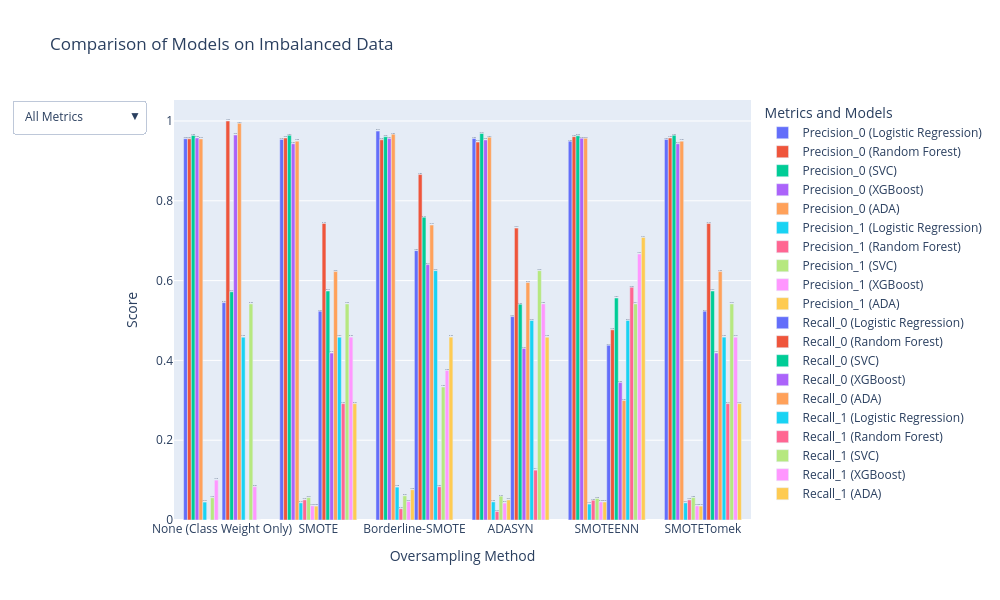

Here is the notebook cell this chart was saved with:
### Markdown cell above
### With PCA decomposition BEFORE SMOTE

### Code cell
results =     [('Logistic Regression', results_log),
              ('Random Forest', results_rfc),
              ('SVC', results_svc),
              ('XGBoost', results_xgb),
              ('ADA', results_ada)]
plot_comparison_results(results)

### Figure 1 — Plotly figure (JSON) as saved in the notebook; plotly's stock layout.template omitted (floating-point values rounded to 4 significant figures)
{"data": [{"name": "Precision_0 (Logistic Regression)", "text": ["0.96", "0.95", "0.97", "0.96", "0.95", "0.95"], "textposition": "auto", "type": "bar", "x": ["None (Class Weight Only)", "SMOTE", "Borderline-SMOTE", "ADASYN", "SMOTEENN", "SMOTETomek"], "y": [0.9556, 0.9539, 0.9747, 0.9562, 0.9494, 0.9539]}, {"name": "Precision_0 (Random Forest)", "text": ["0.96", "0.96", "0.95", "0.95", "0.96", "0.96"], "textposition": "auto", "type": "bar", "x": ["None (Class Weight Only)", "SMOTE", "Borderline-SMOTE", "ADASYN", "SMOTEENN", "SMOTETomek"], "y": [0.9554, 0.9574, 0.9529, 0.9471, 0.9608, 0.9574]}, {"name": "Precision_0 (SVC)", "text": ["0.96", "0.96", "0.96", "0.97", "0.96", "0.96"], "textposition": "auto", "type": "bar", "x": ["None (Class Weight Only)", "SMOTE", "Borderline-SMOTE", "ADASYN", "SMOTEENN", "SMOTETomek"], "y": [0.9639, 0.9641, 0.9606, 0.9686, 0.963, 0.9641]}, {"name": "Precision_0 (XGBoost)", "text": ["0.96", "0.94", "0.96", "0.95", "0.96", "0.94"], "textposition": "auto", "type": "bar", "x": ["None (Class Weight Only)", "SMOTE", "Borderline-SMOTE", "ADASYN", "SMOTEENN", "SMOTETomek"], "y": [0.9575, 0.943, 0.9564, 0.9526, 0.9568, 0.943]}, {"name": "Precision_0 (ADA)", "text": ["0.96", "0.95", "0.97", "0.96", "0.96", "0.95"], "textposition": "auto", "type": "bar", "x": ["None (Class Weight Only)", "SMOTE", "Borderline-SMOTE", "ADASYN", "SMOTEENN", "SMOTETomek"], "y": [0.9551, 0.9496, 0.9669, 0.9592, 0.9565, 0.9496]}, {"name": "Precision_1 (Logistic Regression)", "text": ["0.04", "0.04", "0.08", "0.05", "0.04", "0.04"], "textposition": "auto", "type": "bar", "x": ["None (Class Weight Only)", "SMOTE", "Borderline-SMOTE", "ADASYN", "SMOTEENN", "SMOTETomek"], "y": [0.0449, 0.04297, 0.08242, 0.04545, 0.03987, 0.04297]}, {"name": "Precision_1 (Random Forest)", "text": ["0.00", "0.05", "0.03", "0.02", "0.05", "0.05"], "textposition": "auto", "type": "bar", "x": ["None (Class Weight Only)", "SMOTE", "Borderline-SMOTE", "ADASYN", "SMOTEENN", "SMOTETomek"], "y": [0, 0.05036, 0.02817, 0.02128, 0.04947, 0.05036]}, {"name": "Precision_1 (SVC)", "text": ["0.06", "0.06", "0.06", "0.06", "0.05", "0.06"], "textposition": "auto", "type": "bar", "x": ["None (Class Weight Only)", "SMOTE", "Borderline-SMOTE", "ADASYN", "SMOTEENN", "SMOTETomek"], "y": [0.05579, 0.05603, 0.06061, 0.05976, 0.05394, 0.05603]}, {"name": "Precision_1 (XGBoost)", "text": ["0.10", "0.04", "0.05", "0.04", "0.05", "0.04"], "textposition": "auto", "type": "bar", "x": ["None (Class Weight Only)", "SMOTE", "Borderline-SMOTE", "ADASYN", "SMOTEENN", "SMOTETomek"], "y": [0.1, 0.03548, 0.04639, 0.04248, 0.04533, 0.03548]}, {"name": "Precision_1 (ADA)", "text": ["0.00", "0.03", "0.08", "0.05", "0.05", "0.03"], "textposition": "auto", "type": "bar", "x": ["None (Class Weight Only)", "SMOTE", "Borderline-SMOTE", "ADASYN", "SMOTEENN", "SMOTETomek"], "y": [0, 0.03483, 0.07586, 0.05023, 0.04509, 0.03483]}, {"name": "Recall_0 (Logistic Regression)", "text": ["0.54", "0.52", "0.68", "0.51", "0.44", "0.52"], "textposition": "auto", "type": "bar", "x": ["None (Class Weight Only)", "SMOTE", "Borderline-SMOTE", "ADASYN", "SMOTEENN", "SMOTETomek"], "y": [0.5447, 0.5233, 0.6751, 0.5097, 0.4377, 0.5233]}, {"name": "Recall_0 (Random Forest)", "text": ["1.00", "0.74", "0.87", "0.73", "0.48", "0.74"], "textposition": "auto", "type": "bar", "x": ["None (Class Weight Only)", "SMOTE", "Borderline-SMOTE", "ADASYN", "SMOTEENN", "SMOTETomek"], "y": [1, 0.7432, 0.8658, 0.7315, 0.4767, 0.7432]}, {"name": "Recall_0 (SVC)", "text": ["0.57", "0.57", "0.76", "0.54", "0.56", "0.57"], "textposition": "auto", "type": "bar", "x": ["None (Class Weight Only)", "SMOTE", "Borderline-SMOTE", "ADASYN", "SMOTEENN", "SMOTETomek"], "y": [0.572, 0.5739, 0.7588, 0.5409, 0.5564, 0.5739]}, {"name": "Recall_0 (XGBoost)", "text": ["0.96", "0.42", "0.64", "0.43", "0.34", "0.42"], "textposition": "auto", "type": "bar", "x": ["None (Class Weight Only)", "SMOTE", "Borderline-SMOTE", "ADASYN", "SMOTEENN", "SMOTETomek"], "y": [0.965, 0.4183, 0.6401, 0.43, 0.3444, 0.4183]}, {"name": "Recall_0 (ADA)", "text": ["0.99", "0.62", "0.74", "0.60", "0.30", "0.62"], "textposition": "auto", "type": "bar", "x": ["None (Class Weight Only)", "SMOTE", "Borderline-SMOTE", "ADASYN", "SMOTEENN", "SMOTETomek"], "y": [0.9942, 0.6226, 0.7393, 0.5953, 0.2996, 0.6226]}, {"name": "Recall_1 (Logistic Regression)", "text": ["0.46", "0.46", "0.62", "0.50", "0.50", "0.46"], "textposition": "auto", "type": "bar", "x": ["None (Class Weight Only)", "SMOTE", "Borderline-SMOTE", "ADASYN", "SMOTEENN", "SMOTETomek"], "y": [0.4583, 0.4583, 0.625, 0.5, 0.5, 0.4583]}, {"name": "Recall_1 (Random Forest)", "text": ["0.00", "0.29", "0.08", "0.12", "0.58", "0.29"], "textposition": "auto", "type": "bar", "x": ["None (Class Weight Only)", "SMOTE", "Borderline-SMOTE", "ADASYN", "SMOTEENN", "SMOTETomek"], "y": [0, 0.2917, 0.08333, 0.125, 0.5833, 0.2917]}, {"name": "Recall_1 (SVC)", "text": ["0.54", "0.54", "0.33", "0.62", "0.54", "0.54"], "textposition": "auto", "type": "bar", "x": ["None (Class Weight Only)", "SMOTE", "Borderline-SMOTE", "ADASYN", "SMOTEENN", "SMOTETomek"], "y": [0.5417, 0.5417, 0.3333, 0.625, 0.5417, 0.5417]}, {"name": "Recall_1 (XGBoost)", "text": ["0.08", "0.46", "0.38", "0.54", "0.67", "0.46"], "textposition": "auto", "type": "bar", "x": ["None (Class Weight Only)", "SMOTE", "Borderline-SMOTE", "ADASYN", "SMOTEENN", "SMOTETomek"], "y": [0.08333, 0.4583, 0.375, 0.5417, 0.6667, 0.4583]}, {"name": "Recall_1 (ADA)", "text": ["0.00", "0.29", "0.46", "0.46", "0.71", "0.29"], "textposition": "auto", "type": "bar", "x": ["None (Class Weight Only)", "SMOTE", "Borderline-SMOTE", "ADASYN", "SMOTEENN", "SMOTETomek"], "y": [0, 0.2917, 0.4583, 0.4583, 0.7083, 0.2917]}], "layout": {"barmode": "group", "height": 600, "legend": {"title": {"text": "Metrics and Models"}}, "title": {"text": "Comparison of Models on Imbalanced Data"}, "updatemenus": [{"buttons": [{"args": [{"visible": [true, true, true, true, true, true, true, true, true, true, true, true, true, true, true, true, true, true, true, true]}, {"title": "All Metrics"}], "label": "All Metrics", "method": "update"}, {"args": [{"visible": [true, false, false, false, true, false, false, false, true, false, false, false, true, false, false, false, true, false, false, false]}, {"title": "Precision Class 0"}], "label": "Precision Class 0", "method": "update"}, {"args": [{"visible": [false, true, false, false, false, true, false, false, false, true, false, false, false, true, false, false, false, true, false, false]}, {"title": "Precision Class 1"}], "label": "Precision Class 1", "method": "update"}, {"args": [{"visible": [false, false, true, false, false, false, true, false, false, false, true, false, false, false, true, false, false, false, true, false]}, {"title": "Recall Class 0"}], "label": "Recall Class 0", "method": "update"}, {"args": [{"visible": [false, false, false, true, false, false, false, true, false, false, false, true, false, false, false, true, false, false, false, true]}, {"title": "Recall Class 1"}], "label": "Recall Class 1", "method": "update"}], "direction": "down", "showactive": true}], "width": 1000, "xaxis": {"title": {"text": "Oversampling Method"}}, "yaxis": {"title": {"text": "Score"}}}}
